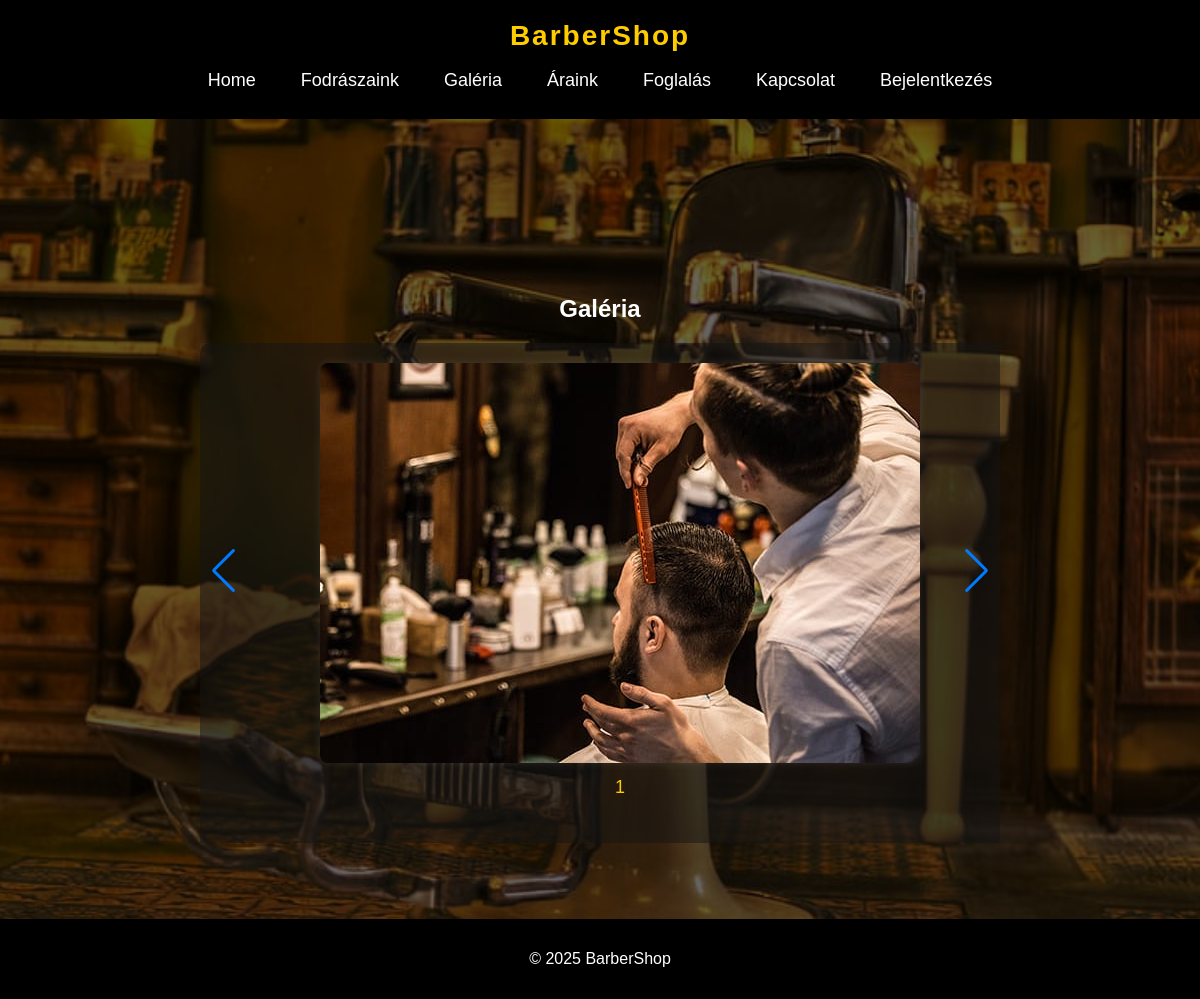
The app's page /bookings/gallery/ with its own data.
### bookings/models.py (models this page shows, shortened)
class GalleryImage(models.Model):
    image = models.ImageField(upload_to="gallery/")
    description = models.CharField(max_length=255, blank=True)
    uploaded_at = models.DateTimeField(auto_now_add=True)

### bookings/views.py (the view)
# urls.py: path("gallery/", gallery, name="gallery"),
def gallery(request):
    images = GalleryImage.objects.all()
    return render(request, "bookings/gallery.html", {"images": images})

### bookings/templates/bookings/gallery.html (shortened to what this page needs)
{% extends "base.html" %}
{% block content %}
  <h2>Galéria</h2>
  <div class="gallery-container">
    <div class="swiper mySwiper">
      <div class="swiper-wrapper">
        {% for image in images %}
          <div class="swiper-slide">
            <img src="{{ image.image.url }}" alt="{{ image.description }}">
            <p>{{ image.description }}</p>
          </div>
        {% endfor %}
      </div>
      <div class="swiper-button-next"></div>
      <div class="swiper-button-prev"></div>
      <div class="swiper-pagination"></div>
    </div>
  </div>
  <link rel="stylesheet" href="https://cdn.jsdelivr.net/npm/swiper@11/swiper-bundle.min.css">
{% endblock %}

### bookings/templates/base.html (style rules this page uses)
body { background-color: #121212; color: #fff; font-family: 'Arial', sans-serif; margin: 0; padding: 0; display: flex; flex-direction: column; align-items: center; min-height: 100vh; }
body { background: url('/staticfiles/images/barbershop-bg.jpg') no-repeat center center fixed; background-size: cover; color: #fff; font-family: 'Arial', sans-serif; margin: 0; padding: 0; display: flex; flex-direction: column; align-items: center; min-height: 100vh; position: relative; }
body::before { content: ""; position: absolute; top: 0; left: 0; width: 100%; height: 100%; background: rgba(0, 0, 0, 0.6); z-index: -1; }

### bookings/templates/bookings/gallery.html (style rules this page uses)
.gallery-container { display: flex; justify-content: center; align-items: center; width: 100%; height: auto; }
.swiper { width: 90%; max-width: 800px; height: 500px; margin: auto; position: relative; }
.swiper-slide { text-align: center; display: flex; flex-direction: column; align-items: center; justify-content: center; background: rgba(20, 20, 20, 0.5); padding: 20px; border-radius: 10px; box-shadow: 0 0 15px rgba(255, 255, 255, 0.1); height: 100%; }
.swiper-slide img { width: 100%; max-width: 600px; height: 400px; object-fit: cover; border-radius: 8px; box-shadow: 0 0 10px rgba(255, 255, 255, 0.1); }
.swiper-slide p { margin-top: 10px; font-size: 18px; color: #ffcc00; }
.swiper-button-next, .swiper-button-prev { top: 50%; transform: translateY(-50%); color: #ffcc00; }

### records on screen
GalleryImage: image (picture), description "1"
